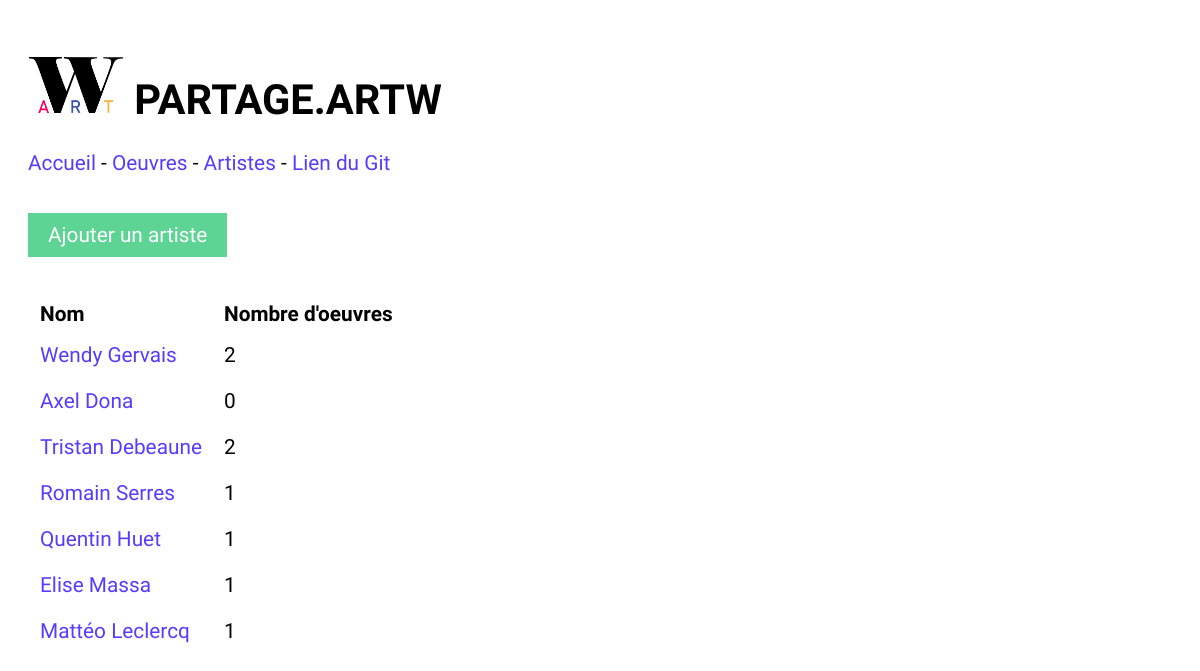
Before: /artw/index.php/artistes with the older database file.
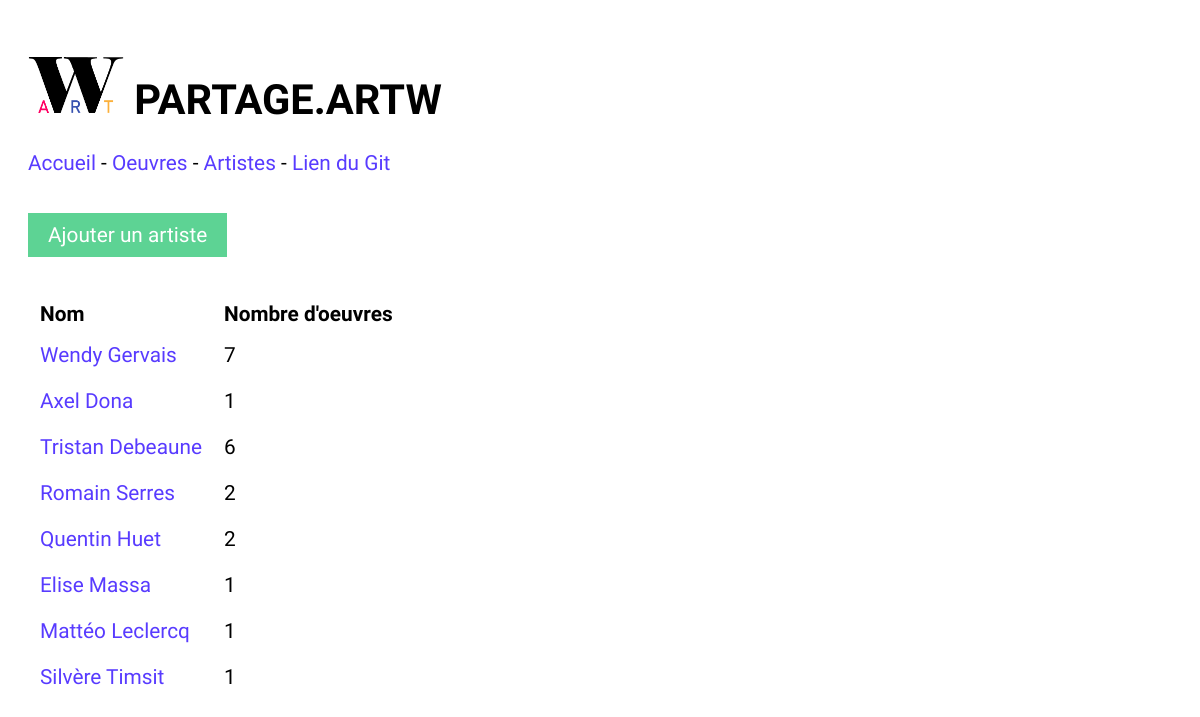
After: the same page with the newer database file.
### tables this page shows
CREATE TABLE IF NOT EXISTS `personnes` (
  `id_personne` int(11) NOT NULL AUTO_INCREMENT,
  `nom` text NOT NULL,
  `prenom` text NOT NULL,
  `photo` text NOT NULL,
  `facebook` text NOT NULL,
  `instagram` text NOT NULL,
  `twitter` text NOT NULL,
  `linkedin` text NOT NULL,
  `bandcamp` text NOT NULL,
  PRIMARY KEY (`id_personne`)
);

### artw/index.php (called while the page is built)
<?php
    include "router.php";
?>

### artw/model.php (called while the page is built, shortened)
<?php
    function requeteInTab($req,$MaBase){
        $PDO = $MaBase->query($req);
        $tab = [];
        while ($ligne = $PDO->fetch()){
            array_push($tab,$ligne);
        }
        return $tab;
    }
    function getNbOeuvresDePersonne($n, $MaBase) {
        $gn = "'".$n."'";
        $requetenbo = 'SELECT COUNT(DISTINCT id_oeuvre) FROM remplir_role WHERE id_personne='.$gn;
        return requeteInTab($requetenbo, $MaBase)[0][0];
    }
    function getPersonnes($MaBase){
        $requetePersonnes = 'SELECT * FROM personnes';
        return requeteInTab($requetePersonnes,$MaBase);
    }
?>

### artw/views/listeArtistes.php (the view, shortened to what this page needs)
<?php
    include "controller.php";
?>
<a href="../index.php/addArtiste" class="ajout">Ajouter un artiste</a>
<br><br><br>
<?php
    echo '<table>
    <tr>
    <th>Nom</th>
    <th>Nombre d\'oeuvres</th>
    </tr>';
    foreach(getPersonnes($MaBase) as $p) {
        echo '<tr>';
        echo '<td>';
        echo '<a href="artiste/';
        echo $p['id_personne'];
        echo '">';
        echo $p['prenom'];
        echo $p['nom'];
        echo "</a>";
        echo '</td>';
        echo '<td>';
        echo getNbOeuvresDePersonne($p['id_personne'], $MaBase);
        echo '</td>';
        echo '</tr>';
    }
    echo '</table>';
    ?>

Changed rows visible on the page:
changed personnes "Wendy": id_personne "2" → "7"
changed personnes "Axel": id_personne "0" → "1"
changed personnes "Tristan": id_personne "2" → "6"
changed personnes "Romain": id_personne "1" → "2"
computed for personnes "Quentin": id_personne "1" → "2"
added personnes: prenom "Silvère", nom "Timsit", id_personne "1"
